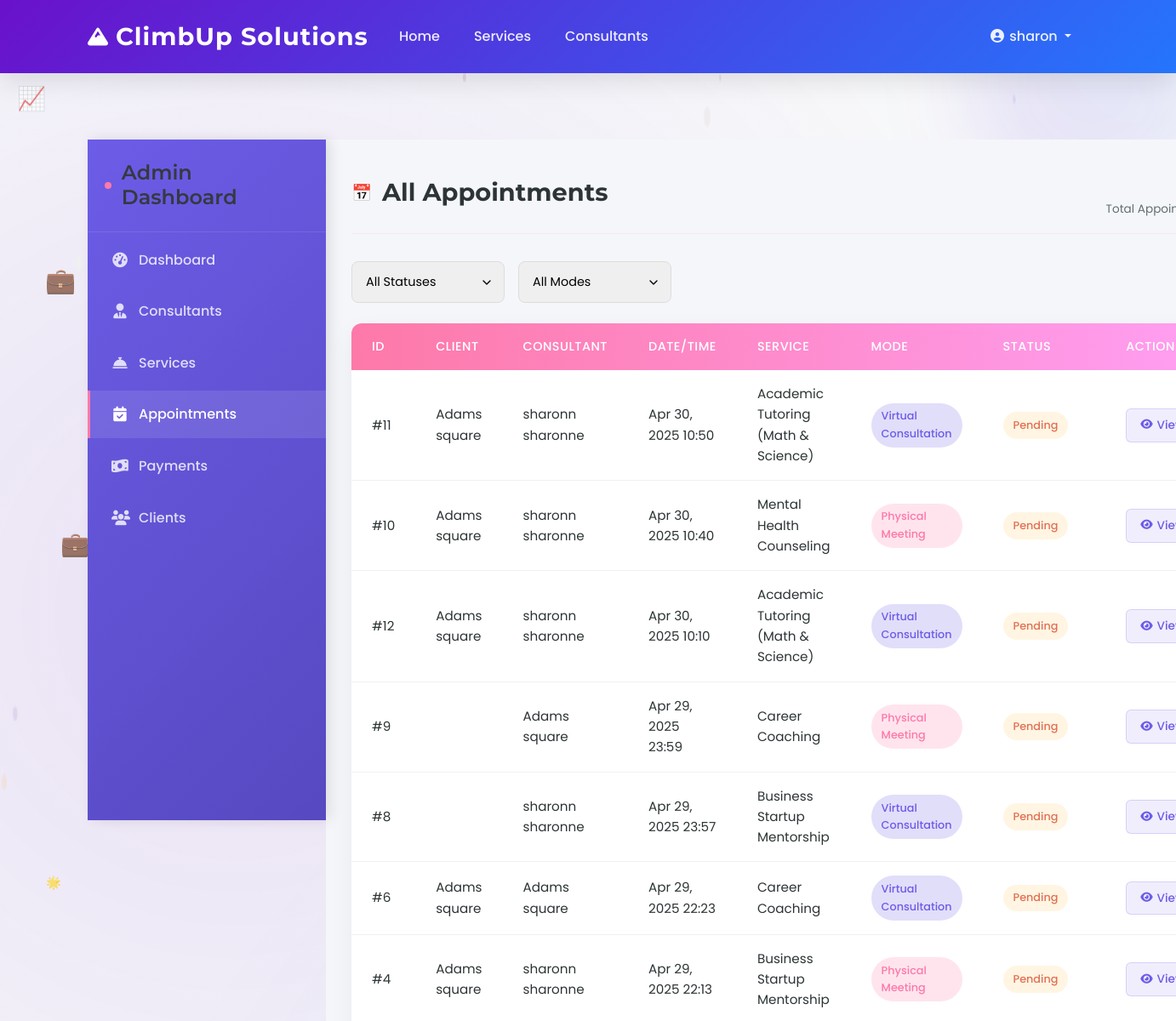
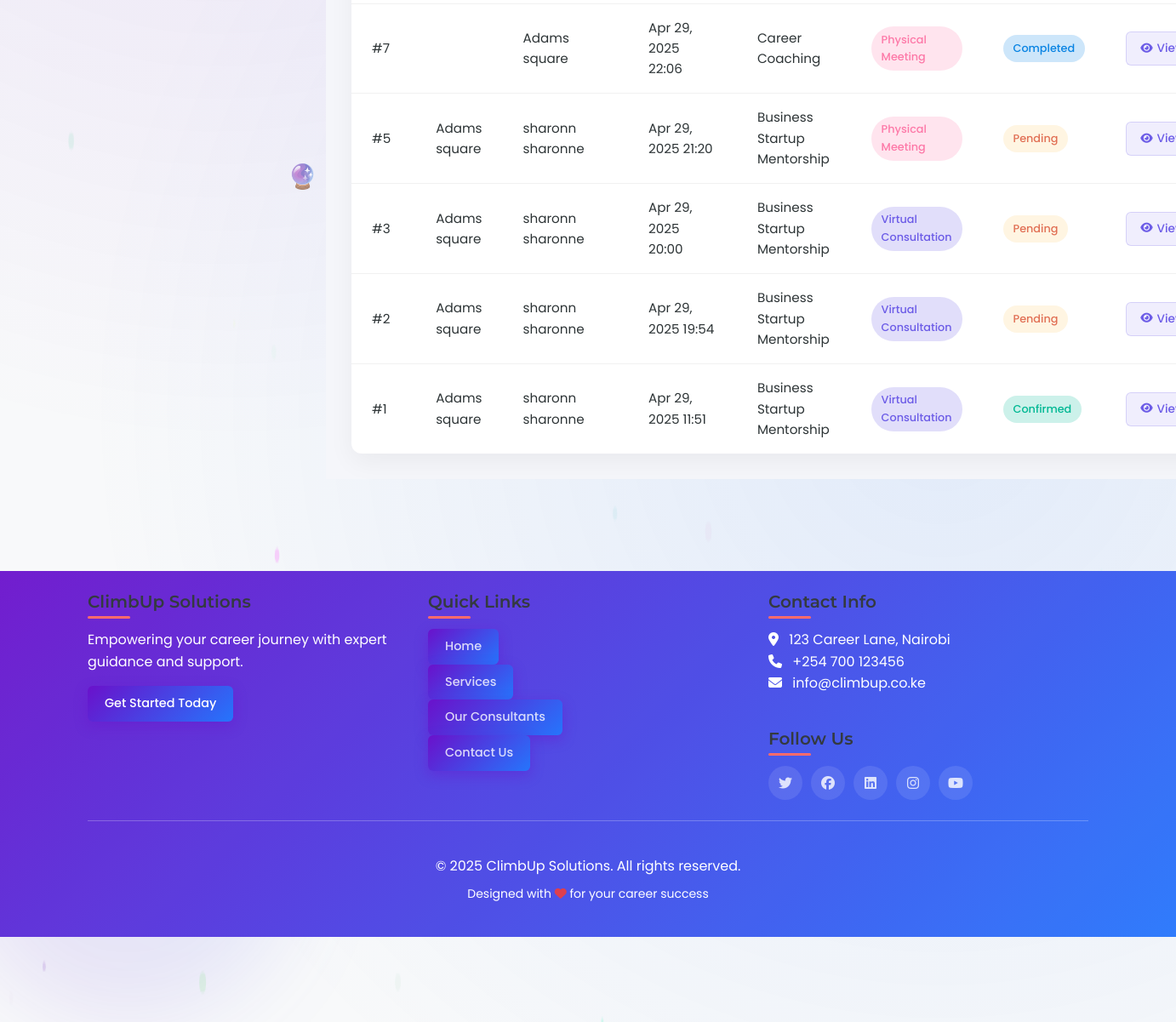
The page /appointments/ (signed in) on the database its author committed (2 pictures, top to bottom).
### assist/models.py (models this page shows, shortened)
class Appointment(models.Model):
    MODE_CHOICES = (
        ("virtual", "Virtual Consultation"),
        ("physical", "Physical Meeting"),
    )
    STATUS_CHOICES = (
        ("pending", "Pending"),
        ("confirmed", "Confirmed"),
        ("completed", "Completed"),
        ("cancelled", "Cancelled"),
    )
    meet_link = models.URLField(blank=True, null=True)
    client = models.ForeignKey(
        Client, on_delete=models.CASCADE, related_name="appointments"
    )
    consultant = models.ForeignKey(
        Consultant, on_delete=models.CASCADE, related_name="appointments"
    )
    service = models.ForeignKey(
        Service,
        on_delete=models.SET_NULL,
        null=True,
        blank=True,
        related_name="appointments",
    )
    start_time = models.DateTimeField()
    end_time = models.DateTimeField()
    mode = models.CharField(max_length=10, choices=MODE_CHOICES)
    status = models.CharField(max_length=10, choices=STATUS_CHOICES, default="pending")
    created_at = models.DateTimeField(auto_now_add=True)

class Client(models.Model):
    user = models.OneToOneField(
        User, on_delete=models.CASCADE, related_name="client_profile"
    )
    phone = models.CharField(max_length=15)
    date_of_birth = models.DateField()
    referral_details = models.TextField(blank=True, null=True)

class Consultant(models.Model):
    user = models.OneToOneField(
        User, on_delete=models.CASCADE, related_name="consultant_profile"
    )
    expertise = models.CharField(max_length=255)
    bio = models.TextField()
    hourly_rate = models.DecimalField(max_digits=8, decimal_places=2)
    is_active = models.BooleanField(default=True)
    photo = models.ImageField(upload_to="consultant/", null=True, blank=True)

class Service(models.Model):
    name = models.CharField(max_length=255)
    description = models.TextField()
    consultant = models.ForeignKey(
        Consultant, on_delete=models.CASCADE, related_name="services"
    )

### assist/views.py (the view)
# urls.py: path("appointments/", views.view_appointments, name="view_appointments"),
@user_passes_test(is_admin)
def view_appointments(request):
    appointments = (
        Appointment.objects.all()
        .select_related("client__user", "consultant__user", "service")
        .order_by("-start_time")
    )
    return render(
        request, "admin_dashboard/appointments.html", {"appointments": appointments}
    )

### assist/context_processors.py (called while the page is built)
def unread_notifications(request):
    unread_count = 0
    if request.user.is_authenticated:
        unread_count = request.user.notifications.filter(read=False).count()
    return {"unread_count": unread_count}

### assist/views.py (called while the page is built)
def is_admin(user):
    return user.is_staff

### assist/templates/admin_dashboard/appointments.html (shortened to what this page needs)
{% extends 'admin_dashboard/base.html' %}
{% block admin_content %}
<div class="admin-header">
    <h1>All Appointments</h1>
    <div class="total-appointments">
        <span class="count">{{ appointments.count }}</span>
        <span class="label">Total Appointments</span>
    </div>
</div>
<div class="appointment-filters">
    <div class="filter-dropdown">
        <select id="status-filter">
            <option value="">All Statuses</option>
        </select>
    </div>
    <div class="filter-dropdown">
        <select id="mode-filter">
            <option value="">All Modes</option>
        </select>
    </div>
</div>
{% if appointments %}
<table class="admin-table">
    <thead>
        <tr>
            <th>ID</th>
            <th>Client</th>
            <th>Consultant</th>
            <th>Date/Time</th>
            <th>Service</th>
            <th>Mode</th>
            <th>Status</th>
            <th>Actions</th>
        </tr>
    </thead>
    <tbody>
        {% for appt in appointments %}
        <tr>
            <td>#{{ appt.id }}</td>
            <td>{{ appt.client.user.get_full_name }}</td>
            <td>{{ appt.consultant.user.get_full_name }}</td>
            <td>{{ appt.start_time|date:"M d, Y H:i" }}</td>
            <td>{{ appt.service.name|default:"-" }}</td>
            <td>
                <span class="mode-indicator mode-{{ appt.mode }}">
                    {{ appt.get_mode_display }}
                </span>
            </td>
            <td>
                <span class="status-badge status-{{ appt.status }}">
                    {{ appt.get_status_display }}
                </span>
            </td>
            <td>
                <a href="{% url 'appointment_detail' appt.id %}" class="btn-view">
                    <i class="fas fa-eye"></i> View
                </a>
            </td>
        </tr>
        {% endfor %}
    </tbody>
</table>
{% else %}
<div class="empty-state">
    <i class="fas fa-calendar-times"></i>
    <h3>No Appointments Found</h3>
    <p>There are no appointment records available yet.</p>
</div>
{% endif %}
{% endblock %}

### assist/templates/base.html (shortened to what this page needs)
{% load user_tags %}
<!DOCTYPE html>
<html lang="en">
<head>
    <link href="https://cdn.jsdelivr.net/npm/bootstrap@5.3.0/dist/css/bootstrap.min.css" rel="stylesheet">
    <link rel="stylesheet" href="https://cdnjs.cloudflare.com/ajax/libs/font-awesome/6.4.0/css/all.min.css">
</head>
<body>
    <div class="decorative-shape shape-1"></div>
    <div class="decorative-shape shape-2"></div>
    <nav class="navbar navbar-expand-lg navbar-dark sticky-top">
        <div class="container">
            <a class="navbar-brand" href="{% url 'home' %}">
                <i class="fas fa-mountain me-2"></i>ClimbUp Solutions
            </a>
            <div class="collapse navbar-collapse" id="navbarNav">
                <ul class="navbar-nav me-auto">
                    <li class="nav-item">
                        <a class="nav-link" href="{% url 'home' %}">Home</a>
                    </li>
                    <li class="nav-item">
                        <a class="nav-link" href="{% url 'services' %}">Services</a>
                    </li>
                    <li class="nav-item">
                        <a class="nav-link" href="{% url 'consultants' %}">Consultants</a>
                    </li>
                </ul>
                <ul class="navbar-nav">
                    {% if user.is_authenticated %}
                        <li class="nav-item dropdown">
                            <a class="nav-link dropdown-toggle" href="#" id="userDropdown" role="button" data-bs-toggle="dropdown">
                                <i class="fas fa-user-circle fa-fw"></i> {{ user.get_full_name|default:user.username }}
                            </a>
                        </li>
                    {% endif %}
                </ul>
            </div>
        </div>
    </nav>
    <main class="container my-5">
        {% block content %}{% endblock %}
    </main>
    <footer class="py-4 mt-5">
        <div class="container">
            <div class="row">
                <div class="col-md-4 mb-4 mb-md-0">
                    <h5>ClimbUp Solutions</h5>
                    <p>Empowering your career journey with expert guidance and support.</p>
                    <div class="mt-3">
                        <button class="btn btn-magic pulse">Get Started Today</button>
                    </div>
                </div>
               <div class="col-md-4 mb-4 mb-md-0">
            <h5>Quick Links</h5>
            <div class="link-buttons">
                <a href="{% url 'home' %}" class="btn btn-magic pulse">Home</a><br>
                <a href="{% url 'services' %}" class="btn btn-magic pulse">Services</a><br>
                <a href="{% url 'consultants' %}" class="btn btn-magic pulse">Our Consultants</a><br>
                <a href="{% url 'contact' %}" class="btn btn-magic pulse">Contact Us</a><br>
            </div>
        </div>
                <div class="col-md-4">
                    <h5>Contact Info</h5>
                    <address class="mb-3">
                        <i class="fas fa-map-marker-alt me-2"></i> 123 Career Lane, Nairobi<br>
                        <i class="fas fa-phone me-2"></i> +254 700 123456<br>
                        <i class="fas fa-envelope me-2"></i> info@climbup.co.ke
                    </address>
                    <h5 class="mt-4">Follow Us</h5>
                    <div class="social-icons d-flex">
                        <a href="#"><i class="fab fa-twitter"></i></a>
                        <a href="#"><i class="fab fa-facebook"></i></a>
                        <a href="#"><i class="fab fa-linkedin"></i></a>
                        <a href="#"><i class="fab fa-instagram"></i></a>
                        <a href="#"><i class="fab fa-youtube"></i></a>
                    </div>
                </div>
            </div>
            <hr class="bg-light my-4">
            <div class="text-center pt-3">
                <p class="mb-0">&copy; {% now "Y" %} ClimbUp Solutions. All rights reserved.</p>
                <p class="small mt-2">Designed with <i class="fas fa-heart text-danger"></i> for your career success</p>
            </div>
        </div>
    </footer>
</body>
</html>

### assist/templates/base.html (style rules this page uses)
:root { --primary-color: #6a11cb; --secondary-color: #2575fc; --accent-color: #ff6b6b; --light-color: #f8f9fa; --dark-color: #343a40; --success-color: #28a745; --info-color: #17a2b8; --warning-color: #ffc107; --danger-color: #dc3545; --text-color: #495057; --text-light: #6c757d; --gradient-primary: linear-gradient(135deg, var(--primary-color) 0%, var(--secondary-color) 100%); --gradient-accent: linear-gradient(135deg, var(--accent-color) 0%, #ff8e53 100%); --box-shadow: 0 10px 30px rgba(0, 0, 0, 0.1); --box-shadow-hover: 0 15px 35px rgba(0, 0, 0, 0.15); --transition: all 0.3s ease-in-out; }
* { margin: 0; padding: 0; box-sizing: border-box; }
body { font-family: 'Poppins', sans-serif; color: var(--text-color); background-color: #f5f7fa; line-height: 1.6; overflow-x: hidden; position: relative; }
body::before { content: ''; position: fixed; top: 0; left: 0; width: 100%; height: 100%; background: radial-gradient(circle at 20% 30%, rgba(106, 17, 203, 0.1) 0%, transparent 50%), radial-gradient(circle at 80% 70%, rgba(37, 117, 252, 0.1) 0%, transparent 50%); z-index: -1; pointer-events: none; }
h1, h2, h3, h4, h5, h6 { font-family: 'Montserrat', sans-serif; font-weight: 600; color: var(--dark-color); }
.navbar { background: var(--gradient-primary) !important; box-shadow: var(--box-shadow); padding: 15px 0; transition: var(--transition); }
.navbar-brand { font-family: 'Montserrat', sans-serif; font-weight: 700; font-size: 1.8rem; letter-spacing: 1px; display: flex; align-items: center; transition: var(--transition); }
.navbar-brand i { font-size: 1.5rem; margin-right: 10px; color: white; }
.nav-link { font-weight: 500; padding: 8px 15px !important; margin: 0 5px; border-radius: 50px; transition: var(--transition); position: relative; color: rgba(255, 255, 255, 0.9) !important; }
.nav-link::before { content: ''; position: absolute; bottom: 0; left: 50%; transform: translateX(-50%); width: 0; height: 2px; background-color: white; transition: var(--transition); }
main { min-height: calc(100vh - 300px); padding-top: 30px; padding-bottom: 60px; position: relative; }
.container { max-width: 1200px; }
footer { background: var(--gradient-primary); color: white; padding: 60px 0 30px; position: relative; overflow: hidden; }
footer::before { content: ''; position: absolute; top: 0; left: 0; width: 100%; height: 100%; background-size: cover; z-index: 0; }
footer h5 { font-weight: 600; margin-bottom: 20px; position: relative; display: inline-block; }
footer h5::after { content: ''; position: absolute; bottom: -8px; left: 0; width: 50px; height: 3px; background: var(--accent-color); border-radius: 3px; }
footer a { color: rgba(255, 255, 255, 0.8) !important; text-decoration: none; transition: var(--transition); display: inline-block; }
.social-icons a { display: inline-flex; align-items: center; justify-content: center; width: 40px; height: 40px; border-radius: 50%; background-color: rgba(255, 255, 255, 0.1); margin-right: 10px; transition: var(--transition); }
.btn-magic { background: var(--gradient-primary); border: none; color: white; padding: 12px 25px; border-radius: 50px; font-weight: 600; box-shadow: 0 5px 15px rgba(106, 17, 203, 0.4); transition: var(--transition); position: relative; overflow: hidden; }
.btn-magic::before { content: ''; position: absolute; top: 0; left: -100%; width: 100%; height: 100%; background: linear-gradient(90deg, transparent, rgba(255, 255, 255, 0.2), transparent); transition: 0.5s; }
.pulse { animation: pulse 2s infinite; }
.decorative-shape { position: absolute; width: 200px; height: 200px; border-radius: 50%; background: linear-gradient(45deg, rgba(106, 17, 203, 0.1), rgba(37, 117, 252, 0.1)); filter: blur(50px); z-index: -1; }
.shape-1 { top: -50px; right: -50px; width: 300px; height: 300px; }
.shape-2 { bottom: -100px; left: -50px; width: 400px; height: 400px; }

### rows shown on the page
Appointment: id "11", client.user.get_full_name "Adams square", consultant.user.get_full_name "sharonn sharonne", start_time "Apr 30, 2025 10:50", service.name "Academic Tutoring (Math & Science)", mode "Virtual Consultation", status "Pending"
Appointment: id "10", client.user.get_full_name "Adams square", consultant.user.get_full_name "sharonn sharonne", start_time "Apr 30, 2025 10:40", service.name "Mental Health Counseling", mode "Physical Meeting", status "Pending"
Appointment: id "12", client.user.get_full_name "Adams square", consultant.user.get_full_name "sharonn sharonne", start_time "Apr 30, 2025 10:10", service.name "Academic Tutoring (Math & Science)", mode "Virtual Consultation", status "Pending"
Appointment: id "9", consultant.user.get_full_name "Adams square", start_time "Apr 29, 2025 23:59", service.name "Career Coaching", mode "Physical Meeting", status "Pending"
Appointment: id "8", consultant.user.get_full_name "sharonn sharonne", start_time "Apr 29, 2025 23:57", service.name "Business Startup Mentorship", mode "Virtual Consultation", status "Pending"
Appointment: id "6", client.user.get_full_name "Adams square", consultant.user.get_full_name "Adams square", start_time "Apr 29, 2025 22:23", service.name "Career Coaching", mode "Virtual Consultation", status "Pending"
Appointment: id "4", client.user.get_full_name "Adams square", consultant.user.get_full_name "sharonn sharonne", start_time "Apr 29, 2025 22:13", service.name "Business Startup Mentorship", mode "Physical Meeting", status "Pending"
Appointment: id "7", consultant.user.get_full_name "Adams square", start_time "Apr 29, 2025 22:06", service.name "Career Coaching", mode "Physical Meeting", status "Completed"
Appointment: id "5", client.user.get_full_name "Adams square", consultant.user.get_full_name "sharonn sharonne", start_time "Apr 29, 2025 21:20", service.name "Business Startup Mentorship", mode "Physical Meeting", status "Pending"
Appointment: id "3", client.user.get_full_name "Adams square", consultant.user.get_full_name "sharonn sharonne", start_time "Apr 29, 2025 20:00", service.name "Business Startup Mentorship", mode "Virtual Consultation", status "Pending"
Appointment: id "2", client.user.get_full_name "Adams square", consultant.user.get_full_name "sharonn sharonne", start_time "Apr 29, 2025 19:54", service.name "Business Startup Mentorship", mode "Virtual Consultation", status "Pending"
Appointment: id "1", client.user.get_full_name "Adams square", consultant.user.get_full_name "sharonn sharonne", start_time "Apr 29, 2025 11:51", service.name "Business Startup Mentorship", mode "Virtual Consultation", status "Confirmed"

### other values the page prints
{{ user.get_full_name|default:user.username }} "sharon"
